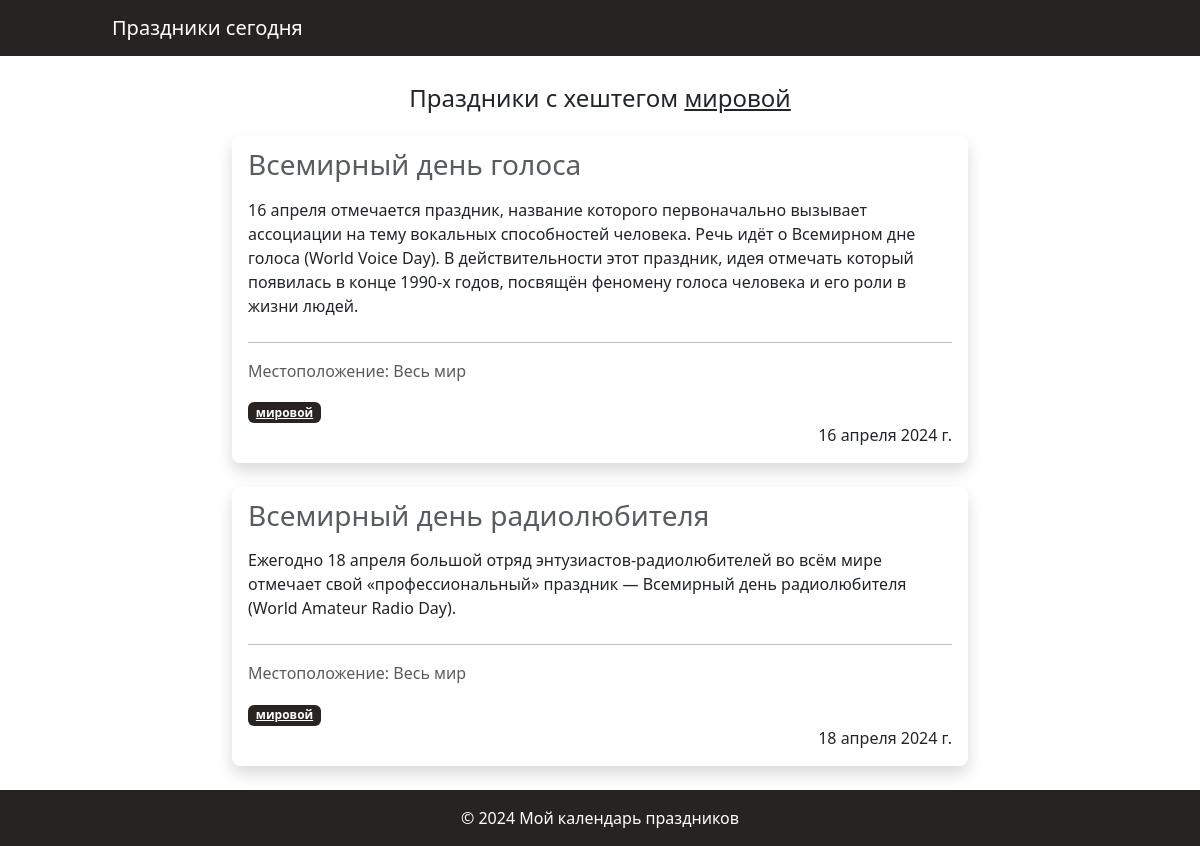
The page /hashtag/mirovoi/ on the database as committed earlier.
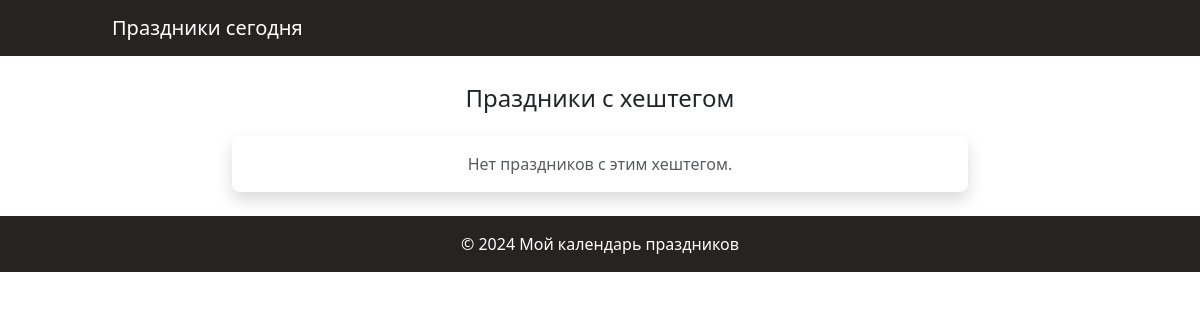
The same page on the database as committed later.
### calendar_app/models.py (models this page shows, shortened)
class Hashtag(models.Model):
    name = models.CharField(max_length=100, db_index=True, verbose_name="Хэштег")
    slug = models.SlugField(max_length=100, unique=True, blank=True)

class Holiday(models.Model):
    name = models.CharField(max_length=100, verbose_name="Праздник")
    date = models.DateField(verbose_name="Дата", default="2000-01-01")
    description = models.TextField(verbose_name="Описание")
    category = models.ForeignKey(
        Category, on_delete=models.CASCADE, verbose_name="Категория"
    )  # Связь с моделью Category
    location = models.ForeignKey(
        Location, on_delete=models.CASCADE, verbose_name="Местоположение"
    )  # Связь с моделью Location
    hashtags = models.ManyToManyField(Hashtag, blank=True, null=True, verbose_name="Хэштеги")
    slug = models.SlugField(max_length=100, unique=True, blank=True)
    repeat_yearly = models.BooleanField(
        default=False, verbose_name="Повторяется ежегодно"
    )

class Location(models.Model):
    name = models.CharField(
        max_length=100, verbose_name="Местоположение", null=True, blank=True
    )
    def __str__(self):
        return self.name

### calendar_app/views.py (the view)
def get_holidays_by_hashtag(request, hashtag):
    try:
        hashtag_obj = Hashtag.objects.get(slug=hashtag)
        holidays = Holiday.objects.filter(hashtags=hashtag_obj)
        return render(
            request, "calendar_app/holidays_by_hashtag.html", {"holidays": holidays, "hashtag": hashtag_obj.name}
        )
    except Hashtag.DoesNotExist:
        return render(
            request,
            "calendar_app/holidays_by_hashtag.html",
            {"error_message": "Хештег не найден"},
        )

### calendar_app/templates/calendar_app/holidays_by_hashtag.html (shortened to what this page needs)
{% extends 'base.html' %}
{% block content %}
    <div class="row justify-content-center mt-4">
        <p class="text-center" style="font-size: 24px; margin-bottom: 20px;">Праздники с хештегом <u>{{ hashtag }}</u></p>
        <div class="col-md-8">
            {% for holiday in holidays %}
                <div class="card mb-4 border-0 rounded-3 shadow">
                    <div class="card-body">
                        <h3 class="card-subtitle mb-3 text-muted">{{ holiday.name }}</h3>
                        <p class="card-text mb-4">{{ holiday.description }}</p>
                        <hr style="border-top: 1px solid #000;">
                        <p class="card-text text-muted">Местоположение: {{ holiday.location }}</p>
                        <div class="mt-3">
                            {% for hashtag in holiday.hashtags.all %}
                                <a href="{% url 'holidays_by_hashtag' hashtag=hashtag.slug %}" class="badge bg-custom">{{ hashtag.name }}</a>
                            {% endfor %}
                        </div>
                        <p class="card-text text-right" style="text-align: right;">{{ holiday.date }}</p>
                    </div>
                </div>
            {% empty %}
                <div class="card border-0 rounded-3 shadow mb-4">
                    <div class="card-body">
                        <p class="card-text text-muted text-center">Нет праздников с этим хештегом.</p>
                    </div>
                </div>
            {% endfor %}
        </div>
    </div>
{% endblock %}

Rows that differ between the two databases and show on the page:
removed Hashtag: name "мировой"
removed Holiday: name "Всемирный день голоса", description "16 апреля отмечается праздник, название которого первоначально вызывает ассоциации на тему вокальных способностей человека. Речь идёт о Всемирном дне голоса (World Voice Day). В действительности этот праздник, идея отмечать который появилась в конце 1990-х годов, посвящён феномену голоса человека и его роли в жизни людей.", location "Весь мир", date "16 апреля 2024 г."
removed Holiday: name "Всемирный день радиолюбителя", description "Ежегодно 18 апреля большой отряд энтузиастов-радиолюбителей во всём мире отмечает свой «профессиональный» праздник — Всемирный день радиолюбителя (World Amateur Radio Day).", location "Весь мир", date "18 апреля 2024 г."
Other text that changed with them:
text now shown: "Нет праздников с этим хештегом."
